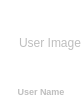
<?xml version="1.0" encoding="UTF-8"?>
<ui version="4.0">
 <class>JagunChatUserItem</class>
 <widget class="QWidget" name="JagunChatUserItem">
  <property name="enabled">
   <bool>false</bool>
  </property>
  <property name="geometry">
   <rect>
    <x>0</x>
    <y>0</y>
    <width>81</width>
    <height>102</height>
   </rect>
  </property>
  <property name="windowTitle">
   <string>Form</string>
  </property>
  <property name="autoFillBackground">
   <bool>false</bool>
  </property>
  <property name="styleSheet">
   <string>QWidget#JagunChatUserItem
{
	background-color: white;
}</string>
  </property>
  <layout class="QVBoxLayout" name="verticalLayout">
   <property name="spacing">
    <number>0</number>
   </property>
   <property name="leftMargin">
    <number>1</number>
   </property>
   <property name="topMargin">
    <number>3</number>
   </property>
   <property name="rightMargin">
    <number>0</number>
   </property>
   <property name="bottomMargin">
    <number>3</number>
   </property>
   <item>
    <widget class="QLabel" name="lbUserImage">
     <property name="sizePolicy">
      <sizepolicy hsizetype="Fixed" vsizetype="Fixed">
       <horstretch>0</horstretch>
       <verstretch>0</verstretch>
      </sizepolicy>
     </property>
     <property name="minimumSize">
      <size>
       <width>80</width>
       <height>80</height>
      </size>
     </property>
     <property name="maximumSize">
      <size>
       <width>80</width>
       <height>80</height>
      </size>
     </property>
     <property name="text">
      <string>User Image</string>
     </property>
     <property name="alignment">
      <set>Qt::AlignRight|Qt::AlignTrailing|Qt::AlignVCenter</set>
     </property>
    </widget>
   </item>
   <item>
    <widget class="QLabel" name="lbUserName">
     <property name="sizePolicy">
      <sizepolicy hsizetype="Fixed" vsizetype="Fixed">
       <horstretch>0</horstretch>
       <verstretch>0</verstretch>
      </sizepolicy>
     </property>
     <property name="minimumSize">
      <size>
       <width>80</width>
       <height>16</height>
      </size>
     </property>
     <property name="maximumSize">
      <size>
       <width>80</width>
       <height>16</height>
      </size>
     </property>
     <property name="font">
      <font>
       <pointsize>7</pointsize>
       <weight>75</weight>
       <bold>true</bold>
      </font>
     </property>
     <property name="layoutDirection">
      <enum>Qt::LeftToRight</enum>
     </property>
     <property name="text">
      <string>User Name</string>
     </property>
     <property name="alignment">
      <set>Qt::AlignCenter</set>
     </property>
     <property name="wordWrap">
      <bool>false</bool>
     </property>
     <property name="textInteractionFlags">
      <set>Qt::NoTextInteraction</set>
     </property>
    </widget>
   </item>
  </layout>
 </widget>
 <resources/>
 <connections/>
</ui>
